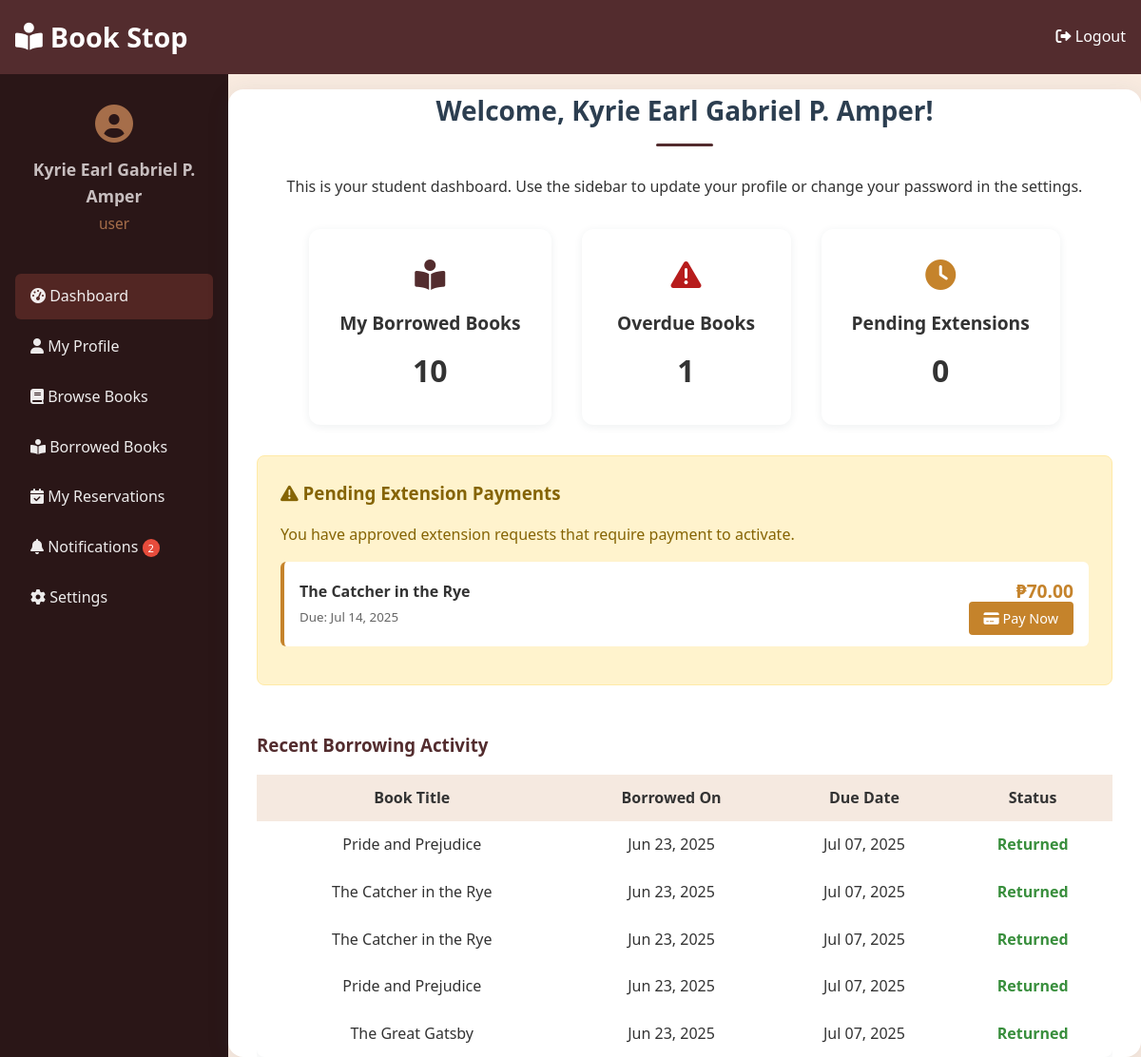
The app's page /student_page.php (signed in) with its own data.
### tables this page shows
CREATE TABLE `users` (
  `user_id` int(11) NOT NULL,
  `full_name` varchar(100) NOT NULL,
  `email` varchar(100) NOT NULL,
  `password` varchar(255) NOT NULL,
  `user_type` enum('user','admin') DEFAULT 'user',
  `registered_at` datetime DEFAULT current_timestamp()
);

CREATE TABLE `fines` (
  `fine_id` int(11) NOT NULL,
  `borrow_id` int(11) DEFAULT NULL,
  `amount` decimal(6,2) NOT NULL,
  `paid` tinyint(1) DEFAULT 0,
  `payment_id` int(11) DEFAULT NULL
);

CREATE TABLE `books` (
  `book_id` int(11) NOT NULL,
  `title` varchar(150) NOT NULL,
  `author` varchar(100) DEFAULT NULL,
  `category` varchar(50) DEFAULT NULL,
  `isbn` varchar(20) DEFAULT NULL,
  `total_copies` int(11) DEFAULT 1,
  `book_fine` int(11) NOT NULL,
  `available_copies` int(11) DEFAULT 1,
  `published_year` year(4) DEFAULT NULL,
  `cover_image` varchar(255) DEFAULT NULL,
  `is_ebook` tinyint(1) DEFAULT 0,
  `ebook_file` varchar(255) DEFAULT NULL,
  `description` text DEFAULT NULL,
  `published_date` date DEFAULT NULL
);

CREATE TABLE `borrow_records` (
  `borrow_id` int(11) NOT NULL,
  `user_id` int(11) DEFAULT NULL,
  `book_id` int(11) DEFAULT NULL,
  `borrow_date` date DEFAULT curdate(),
  `due_date` date DEFAULT NULL,
  `return_date` date DEFAULT NULL,
  `status` enum('borrowed','returned','overdue') DEFAULT 'borrowed',
  `fine_paid` float DEFAULT 0,
  `fine_paid_date` datetime DEFAULT NULL
);

### student_page.php (the view, shortened to what this page needs)
<?php
require_once 'config.php';
$user = null;
$unread_notifications = 0;
if (isset($_SESSION['user_id'])) {
    $stmt = $conn->prepare("SELECT COUNT(*) as count FROM notifications WHERE user_id = ? AND is_read = 0");
    $stmt->bind_param("i", $_SESSION['user_id']);
    $stmt->execute();
    $result = $stmt->get_result();
    $unread_notifications = $result->fetch_assoc()['count'];
}
try {
    $user_id = (int)$_SESSION['user_id'];
    $stmt = $conn->prepare("SELECT full_name, email FROM users WHERE user_id = ?");
    $stmt->bind_param("i", $user_id);
    $stmt->execute();
    $result = $stmt->get_result();
    $user = $result->fetch_assoc();
} catch (Exception $e) {
    $error = "An error occurred: " . $e->getMessage();
}
$current_section = 'dashboard';
$dashboard_section_style = ($current_section === 'dashboard') ? 'display: block;' : 'display: none;';
?>
<!DOCTYPE html>
<html lang="en">
<head>
    <link rel="stylesheet" href="https://cdnjs.cloudflare.com/ajax/libs/font-awesome/6.0.0/css/all.min.css">
    <link rel="stylesheet" href="style.css">
</head>
<body class="dashboard">
    <header class="dashboard-header">
        <h1><i class="fas fa-book-reader"></i> Book Stop</h1>
        <a href="login_register.php?logout=1" class="logout-btn">
            <i class="fas fa-sign-out-alt"></i>
            Logout
        </a>
    </header>
    <div class="dashboard-layout">
        <div class="dashboard-sidebar">
            <div class="user-info">
                <i class="fas fa-user-circle"></i>
                <h3><?php echo htmlspecialchars($user['full_name']); ?></h3>
                <p>user</p>
            </div>
            <nav>
                <ul class="sidebar-menu">
                    <li><a href="student_page.php" class="nav-link<?= basename($_SERVER['PHP_SELF']) == 'student_page.php' ? ' active' : '' ?>"><i class="fas fa-tachometer-alt"></i> Dashboard</a></li>
                    <li><a href="my-profile.php" class="nav-link<?= basename($_SERVER['PHP_SELF']) == 'my-profile.php' ? ' active' : '' ?>"><i class="fas fa-user"></i> My Profile</a></li>
                    <li><a href="catalog.php" class="nav-link<?= basename($_SERVER['PHP_SELF']) == 'catalog.php' ? ' active' : '' ?>"><i class="fas fa-book"></i> Browse Books</a></li>
                    <li><a href="borrow-book.php" class="nav-link<?= basename($_SERVER['PHP_SELF']) == 'borrow-book.php' ? ' active' : '' ?>"><i class="fas fa-book-reader"></i> Borrowed Books </a></li>
                    <li><a href="my-reservation.php" class="nav-link<?= basename($_SERVER['PHP_SELF']) == 'my-reservation.php' ? ' active' : '' ?>"><i class="fas fa-calendar-check"></i> My Reservations</a></li>
                    <li><a href="notifications.php" class="nav-link<?= basename($_SERVER['PHP_SELF']) == 'notifications.php' ? ' active' : '' ?>"><i class="fas fa-bell"></i> Notifications <?php if ($unread_notifications > 0): ?><span style="background:#e74c3c;color:#fff;padding:2px 6px;border-radius:10px;font-size:0.7rem;"><?= $unread_notifications ?></span><?php endif; ?></a></li>
                    <li><a href="settings.php" class="nav-link<?= basename($_SERVER['PHP_SELF']) == 'settings.php' ? ' active' : '' ?>"><i class="fas fa-cog"></i> Settings</a></li>
                </ul>
            </nav>
        </div>
        <div class="dashboard-main">
            <div id="section-dashboard" class="dashboard-section" style="<?php echo $dashboard_section_style; ?>">
                <div class="dashboard-welcome">
                    <h2>Welcome, <?php echo htmlspecialchars($user['full_name']); ?>!</h2>
                    <p><center>This is your student dashboard. Use the sidebar to update your profile or change your password in the settings.</center></p>
                </div>
                <div style="display: flex; flex-wrap: wrap; gap: 2rem; justify-content: center; margin-top: 2rem;">
                    <div style="background: #fff; border-radius: 12px; box-shadow: 0 2px 8px rgba(44,62,80,0.08); padding: 2rem; min-width: 220px; text-align: center;">
                        <i class="fas fa-book-reader fa-2x" style="color: #532c2e;"></i>
                        <h3 style="margin: 1rem 0 0.5rem 0; font-size: 1.2rem;">My Borrowed Books</h3>
                        <?php
                        $borrowed_count = 0;
                        $borrowed = $conn->prepare("SELECT COUNT(*) as total FROM borrow_records WHERE user_id = ?");
                        if ($borrowed) {
                            $borrowed->bind_param("i", $user_id);
                            $borrowed->execute();
                            $borrowed_result = $borrowed->get_result();
                            $borrowed_count = $borrowed_result ? $borrowed_result->fetch_assoc()['total'] : 0;
                        } else {
                            echo "<div style='color:#b71c1c;'>Query error: " . htmlspecialchars($conn->error) . "</div>";
                        }
                        ?>
                        <div style="font-size: 2rem; font-weight: bold;"><?php echo $borrowed_count; ?></div>
                    </div>
                    <div style="background: #fff; border-radius: 12px; box-shadow: 0 2px 8px rgba(44,62,80,0.08); padding: 2rem; min-width: 220px; text-align: center;">
                        <i class="fas fa-exclamation-triangle fa-2x" style="color: #b71c1c;"></i>
                        <h3 style="margin: 1rem 0 0.5rem 0; font-size: 1.2rem;">Overdue Books</h3>
                        <?php
                        $overdue_count = 0;
                        $overdue = $conn->prepare("SELECT COUNT(*) as total FROM borrow_records WHERE user_id = ? AND due_date < CURDATE() AND return_date IS NULL");
                        if ($overdue) {
                            $overdue->bind_param("i", $user_id);
                            $overdue->execute();
                            $overdue_result = $overdue->get_result();
                            $overdue_count = $overdue_result ? $overdue_result->fetch_assoc()['total'] : 0;
                        } else {
                            echo "<div style='color:#b71c1c;'>Query error: " . htmlspecialchars($conn->error) . "</div>";
                        }
                        ?>
                        <div style="font-size: 2rem; font-weight: bold;"><?php echo $overdue_count; ?></div>
                    </div>
                    <div style="background: #fff; border-radius: 12px; box-shadow: 0 2px 8px rgba(44,62,80,0.08); padding: 2rem; min-width: 220px; text-align: center;">
                        <i class="fas fa-clock fa-2x" style="color: #C5832B;"></i>
                        <h3 style="margin: 1rem 0 0.5rem 0; font-size: 1.2rem;">Pending Extensions</h3>
                        <?php
                        $pending_extensions_count = 0;
                        $pending_extensions = $conn->prepare("SELECT COUNT(*) as total FROM extension_requests WHERE user_id = ? AND status = 'pending'");
                        if ($pending_extensions) {
                            $pending_extensions->bind_param("i", $user_id);
                            $pending_extensions->execute();
                            $pending_extensions_result = $pending_extensions->get_result();
                            $pending_extensions_count = $pending_extensions_result ? $pending_extensions_result->fetch_assoc()['total'] : 0;
                        } else {
                            echo "<div style='color:#b71c1c;'>Query error: " . htmlspecialchars($conn->error) . "</div>";
                        }
                        ?>
                        <div style="font-size: 2rem; font-weight: bold;"><?php echo $pending_extensions_count; ?></div>
                    </div>
                </div>
                <?php
                $pending_extensions = $conn->prepare("SELECT f.fine_id, f.amount, b.title, br.borrow_date, br.due_date
                                                    FROM fines f
                                                    JOIN borrow_records br ON f.borrow_id = br.borrow_id
                                                    JOIN books b ON br.book_id = b.book_id
                                                    WHERE br.user_id = ? AND f.paid = 0
                                                    AND f.fine_id IN (
                                                        SELECT er.fine_id FROM extension_requests er
                                                        WHERE er.user_id = ? AND er.status = 'approved'
                                                    )");
                if ($pending_extensions) {
                    $pending_extensions->bind_param("ii", $user_id, $user_id);
                    $pending_extensions->execute();
                    $pending_result = $pending_extensions->get_result();
                    if ($pending_result && $pending_result->num_rows > 0) {
                        echo '<div style="margin: 2rem auto; max-width: 900px;">
                            <div style="background: #fff3cd; border: 1px solid #ffeaa7; border-radius: 8px; padding: 1.5rem; margin-bottom: 2rem;">
                                <h3 style="color: #856404; margin-bottom: 1rem;">
                                    <i class="fas fa-exclamation-triangle"></i> Pending Extension Payments
                                </h3>
                                <p style="color: #856404; margin-bottom: 1rem;">
                                    You have approved extension requests that require payment to activate.
                                </p>';
                        while ($extension = $pending_result->fetch_assoc()) {
                            echo '<div style="background: white; border-radius: 6px; padding: 1rem; margin-bottom: 1rem; border-left: 4px solid #C5832B;">
                                <div style="display: flex; justify-content: space-between; align-items: center;">
                                    <div>
                                        <strong>' . htmlspecialchars($extension['title']) . '</strong><br>
                                        <small style="color: #666;">Due: ' . date('M d, Y', strtotime($extension['due_date'])) . '</small>
                                    </div>
                                    <div style="text-align: right;">
                                        <div style="font-size: 1.2rem; font-weight: bold; color: #C5832B;">
                                            ₱' . number_format($extension['amount'], 2) . '
                                        </div>
                                        <a href="payment.php?fine_id=' . $extension['fine_id'] . '&type=extension"
                                           style="background: #C5832B; color: white; padding: 0.5rem 1rem; border-radius: 4px; text-decoration: none; font-size: 0.9rem;">
                                            <i class="fas fa-credit-card"></i> Pay Now
                                        </a>
                                    </div>
                                </div>
                            </div>';
                        }
                        echo '</div></div>';
                    }
                }
                ?>
                <div style="margin: 3rem auto 0 auto; max-width: 900px;">
                    <h3 style="margin-bottom: 1rem; color: #532c2e;">Recent Borrowing Activity</h3>
                    <div style="overflow-x:auto;">
                        <table class="reservation-table" style="width:100%; background:#fff; border-radius:8px; box-shadow:0 2px 8px rgba(44,62,80,0.08); border-collapse:collapse;">
                            <thead>
                                <tr style="background:#f5e9e0;">
                                    <th style="padding:0.75rem; text-align:center;">Book Title</th>
                                    <th style="padding:0.75rem; text-align:center;">Borrowed On</th>
                                    <th style="padding:0.75rem; text-align:center;">Due Date</th>
                                    <th style="padding:0.75rem; text-align:center;">Status</th>
                                </tr>
                            </thead>
                            <tbody>
                                <?php
                                $recent = $conn->prepare("SELECT b.title, br.borrow_date, br.due_date, br.return_date
                                    FROM borrow_records br
                                    JOIN books b ON br.book_id = b.book_id
                                    WHERE br.user_id = ?
                                    ORDER BY br.borrow_date DESC
                                    LIMIT 5");
                                if ($recent) {
                                    $recent->bind_param("i", $user_id);
                                    $recent->execute();
                                    $recent_result = $recent->get_result();
                                    if ($recent_result && $recent_result->num_rows > 0) {
                                        while ($row = $recent_result->fetch_assoc()) {
                                            $status = $row['return_date'] ? 'Returned' : (strtotime($row['due_date']) < time() ? 'Overdue' : 'Borrowed');
                                            $status_color = $row['return_date'] ? '#388e3c' : (strtotime($row['due_date']) < time() ? '#b71c1c' : '#C5832B');
                                            echo "<tr>
                                                <td style='padding:0.75rem; text-align:center;'>" . htmlspecialchars($row['title']) . "</td>
                                                <td style='padding:0.75rem; text-align:center;'>" . htmlspecialchars(date('M d, Y', strtotime($row['borrow_date']))) . "</td>
                                                <td style='padding:0.75rem; text-align:center;'>" . htmlspecialchars(date('M d, Y', strtotime($row['due_date']))) . "</td>
                                                <td style='padding:0.75rem; color: $status_color; font-weight:600; text-align:center;'>" . $status . "</td>
                                            </tr>";
                                        }
                                    } else {
                                        echo "<tr><td colspan='4' style='padding:1.5rem; text-align:center; color:#888;'>No recent activity.</td></tr>";
                                    }
                                } else {
                                    echo "<tr><td colspan='4' style='padding:1.5rem; text-align:center; color:#b71c1c;'>Query error: " . htmlspecialchars($conn->error) . "</td></tr>";
                                }
                                ?>
                            </tbody>
                        </table>
                    </div>
                </div>
            </div>
        </div>
    </div>
</body>
</html>

### records on screen
users: full_name "Kyrie Earl Gabriel P. Amper"
fines: books.title "The Catcher in the Rye", borrow.due_date "Jul 14, 2025", amount "70.00"

### other values on screen
$unread_notifications "2"
$borrowed_count "10"
$overdue_count "1"
$pending_extensions_count "0"
$row['title'] "Pride and Prejudice"
date('M d, Y', strtotime($row['borrow_date'])) "Jun 23, 2025"
date('M d, Y', strtotime($row['due_date'])) "Jul 07, 2025"
$status "Returned"
$row['title'] "The Catcher in the Rye"
$row['title'] "The Great Gatsby"
